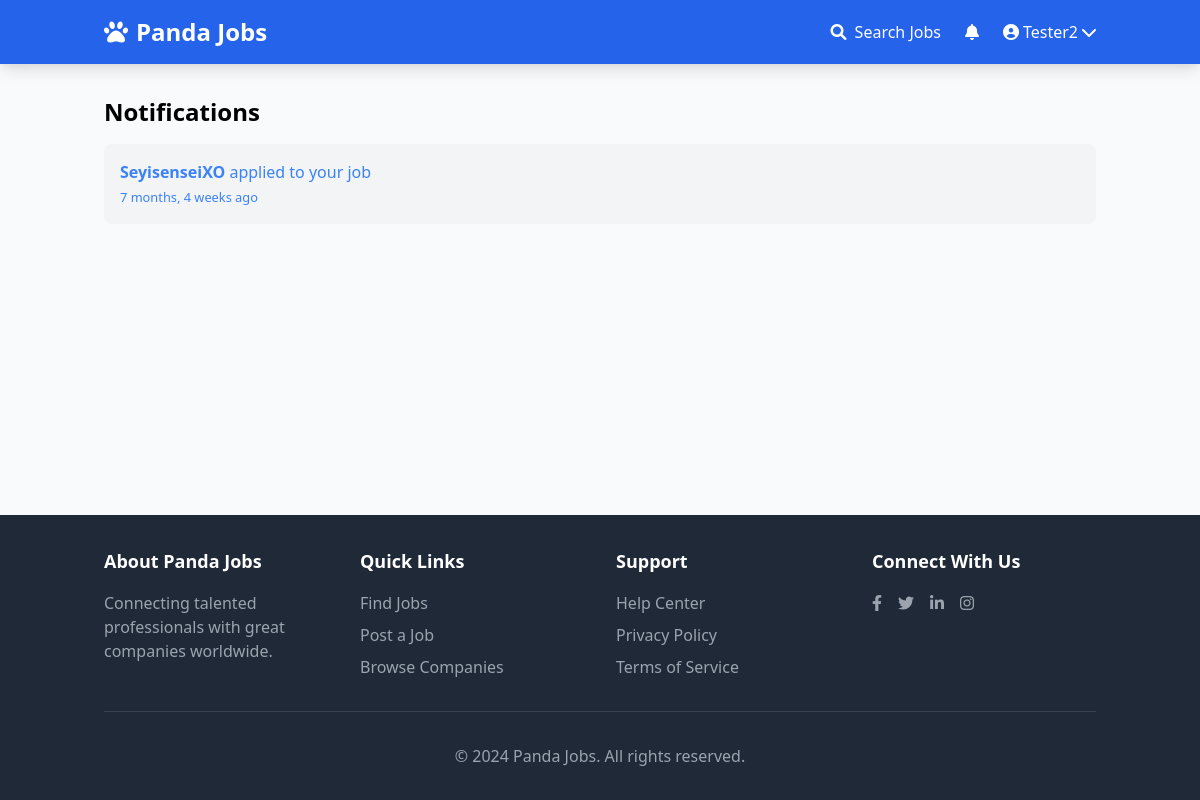
The app's page /notifications/ (signed in), older data.
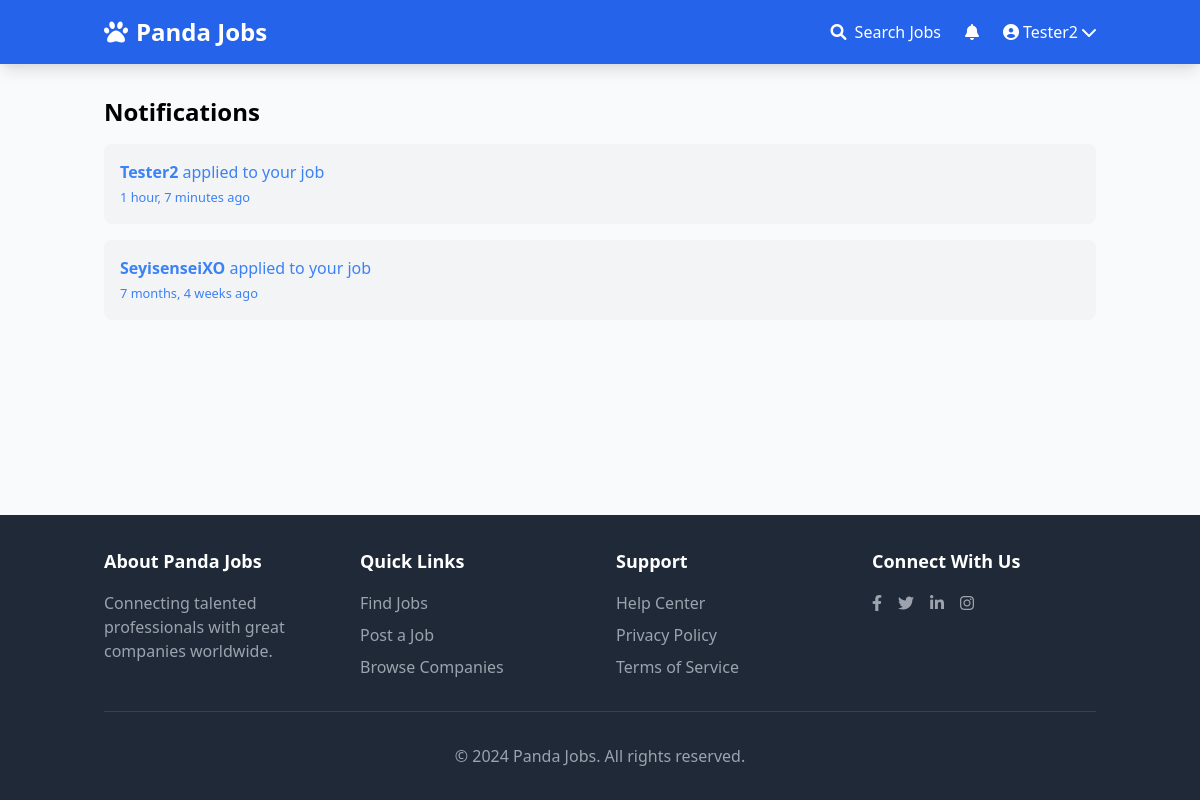
The same page, newer data.
### apps/notifications/models.py (models this page shows)
class Notification(models.Model):
    MESSAGE = 'message'
    APPLICATION = 'application'
    CHOICES = (
        (MESSAGE, 'Message'),
        (APPLICATION, 'Application'),
    )
    to_user = models.ForeignKey(User, related_name='notifications', on_delete=models.CASCADE)
    notification_type = models.CharField(max_length=20, choices=CHOICES)
    is_read = models.BooleanField(default=False)
    extra_id = models.IntegerField(null=True, blank=True)
    created_at = models.DateTimeField(auto_now_add=True)
    created_by = models.ForeignKey(User, related_name='creatednotifications', on_delete=models.CASCADE)
    class Meta:
        ordering = ['-created_at']

### apps/notifications/views.py (the view, shortened to what this page needs)
# urls.py: path('', notifications, name='notifications'),
@login_required
def notifications(request):
    goto = request.GET.get('goto', '')
    notification_id = request.GET.get('notification', 0)
    extra_id = request.GET.get('extra_id', 0)
    return render(request, 'notifications.html')

### apps/notifications/context_processors.py (called while the page is built)
def notification(request):
    if request.user.is_authenticated:
        return {'notifications': request.user.notifications.filter(is_read=False)}
    else:
        return {'notifications': []}

### apps/notifications/templates/notifications.html (shortened to what this page needs)
{% extends 'base.html' %}
{% block content %}
    <div class="container mx-auto">
        <h1 class="text-2xl font-bold mb-4">Notifications</h1>
        {% for notification in notifications %}
            <div class="bg-gray-100 p-4 mb-4 rounded-lg">
                <p>
                    {% if notification.notification_type == 'message' %}
                        <a href="{% url 'notifications' %}?goto=view_application&notification={{ notification.id }}&extra_id={{ notification.extra_id }}" class="text-blue-500">
                            <strong>{{ notification.created_by.username }}</strong> sent you a message<br>
                            <small>{{ notification.created_at | timesince }} ago</small>
                        </a>
                    {% elif notification.notification_type == 'application' %}
                        <a href="{% url 'notifications' %}?goto=view_application&notification={{ notification.id }}&extra_id={{ notification.extra_id }}" class="text-blue-500">
                            <strong>{{ notification.created_by.username }}</strong> applied to your job<br>
                            <small>{{ notification.created_at | timesince }} ago</small>
                        </a>
                    {% endif %}
                </p>
            </div>
        {% endfor %}
    </div>
{% endblock %}

### apps/core/templates/base.html (shortened to what this page needs)
{% load static %}
<!DOCTYPE html>
<html lang="en">
<head>
    <link href="https://cdn.jsdelivr.net/npm/tailwindcss@2.2.19/dist/tailwind.min.css" rel="stylesheet">
    <link rel="stylesheet" href="https://cdnjs.cloudflare.com/ajax/libs/font-awesome/6.0.0/css/all.min.css">
</head>
<body class="flex flex-col min-h-screen bg-gray-50">
    <nav class="bg-blue-600 py-4 shadow-lg">
        <div class="container mx-auto px-4 flex justify-between items-center">
            <a href="/" class="text-white text-2xl font-bold flex items-center">
                <i class="fas fa-paw mr-2"></i>
                Panda Jobs
            </a>
            <div class="flex items-center space-x-6">
                <a href="{% url 'job_list' %}" class="text-white hover:text-blue-200 transition">
                    <i class="fas fa-search mr-1"></i> Search Jobs
                </a>
                {% if user.is_authenticated %}
                    <div class="relative">
                        <a href="{% url 'notifications' %}" class="text-white hover:text-blue-200 transition">
                            <i class="fas fa-bell"></i>
                        </a>
                    </div>
                    <div class="relative" id="userMenu">
                        <button class="text-white hover:text-blue-200 transition flex items-center" id="userMenuButton">
                            <i class="fas fa-user-circle mr-1"></i>
                            {{ user.username }}
                            <i class="fas fa-chevron-down ml-1"></i>
                        </button>
                    </div>
                {% endif %}
            </div>
        </div>
    </nav>
    <main class="flex-grow container mx-auto py-8 px-4">
        {% block content %}
        {% endblock %}
    </main>
    <footer class="bg-gray-800 text-white py-8 mt-12">
        <div class="container mx-auto px-4">
            <div class="grid grid-cols-1 md:grid-cols-4 gap-8">
                <div>
                    <h3 class="text-lg font-semibold mb-4">About Panda Jobs</h3>
                    <p class="text-gray-400">Connecting talented professionals with great companies worldwide.</p>
                </div>
                <div>
                    <h3 class="text-lg font-semibold mb-4">Quick Links</h3>
                    <ul class="space-y-2">
                        <li><a href="{% url 'job_list' %}" class="text-gray-400 hover:text-white">Find Jobs</a></li>
                        <li><a href="#" class="text-gray-400 hover:text-white">Post a Job</a></li>
                        <li><a href="#" class="text-gray-400 hover:text-white">Browse Companies</a></li>
                    </ul>
                </div>
                <div>
                    <h3 class="text-lg font-semibold mb-4">Support</h3>
                    <ul class="space-y-2">
                        <li><a href="#" class="text-gray-400 hover:text-white">Help Center</a></li>
                        <li><a href="#" class="text-gray-400 hover:text-white">Privacy Policy</a></li>
                        <li><a href="#" class="text-gray-400 hover:text-white">Terms of Service</a></li>
                    </ul>
                </div>
                <div>
                    <h3 class="text-lg font-semibold mb-4">Connect With Us</h3>
                    <div class="flex space-x-4">
                        <a href="#" class="text-gray-400 hover:text-white"><i class="fab fa-facebook-f"></i></a>
                        <a href="#" class="text-gray-400 hover:text-white"><i class="fab fa-twitter"></i></a>
                        <a href="#" class="text-gray-400 hover:text-white"><i class="fab fa-linkedin-in"></i></a>
                        <a href="#" class="text-gray-400 hover:text-white"><i class="fab fa-instagram"></i></a>
                    </div>
                </div>
            </div>
            <div class="border-t border-gray-700 mt-8 pt-8 text-center text-gray-400">
                <p>&copy; {% now "Y" %} Panda Jobs. All rights reserved.</p>
            </div>
        </div>
    </footer>
</body>
</html>

Row changes from the older to the newer data that the page shows:
added Notification: created_by.username "Tester2", created_at "1 hour, 7 minutes"
